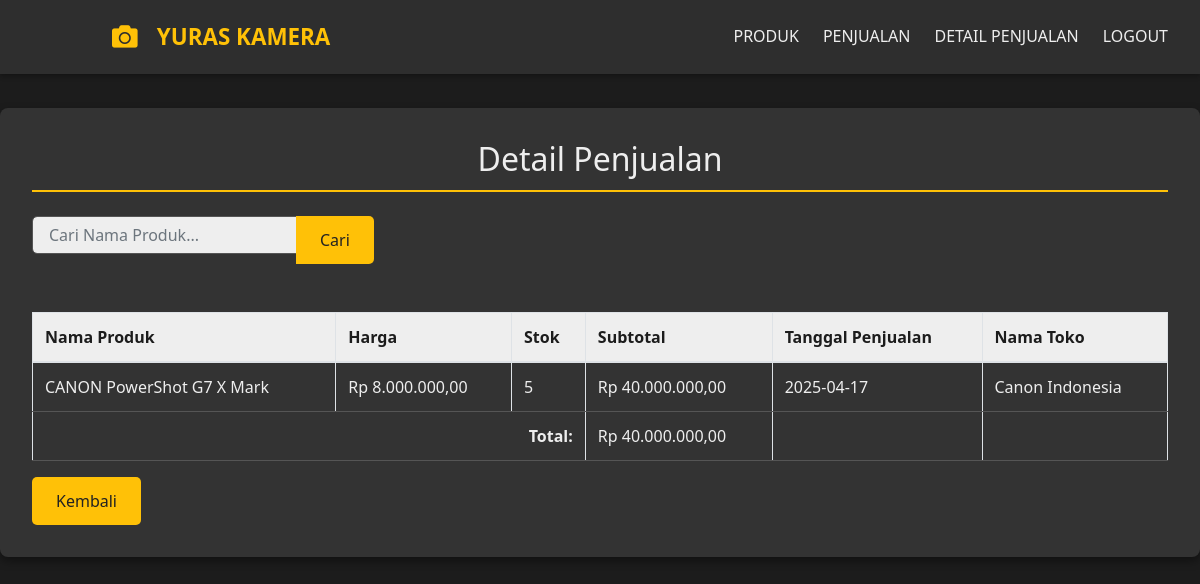
Screenshot of /detail_penjualan.php?PenjualanID=84 with the database file from the repository.
### tables this page shows
CREATE TABLE `penjualan` (
  `PenjualanID` int(11) NOT NULL,
  `TokoID` int(11) DEFAULT NULL,
  `NamaProduk` varchar(25) NOT NULL,
  `Harga` decimal(10,2) NOT NULL,
  `Stok` int(11) NOT NULL,
  `Subtotal` decimal(10,2) NOT NULL,
  `TanggalPenjualan` date NOT NULL,
  `ProdukID` int(11) NOT NULL,
  `NamaToko` varchar(25) NOT NULL
);

CREATE TABLE `produk` (
  `ProdukID` int(11) NOT NULL,
  `NamaProduk` varchar(25) DEFAULT NULL,
  `Harga` decimal(10,2) DEFAULT NULL,
  `Stok` int(11) DEFAULT NULL,
  `TanggalMasuk` date DEFAULT NULL,
  `user_id` int(11) DEFAULT NULL
);

CREATE TABLE `toko` (
  `TokoID` int(11) NOT NULL,
  `NamaToko` varchar(25) DEFAULT NULL
);

### detail_penjualan.php (the view, shortened to what this page needs)
<?php
include "koneksi.php";
$search = isset($_GET['search']) ? $_GET['search'] : '';
$PenjualanID = isset($_GET['PenjualanID']) ? $_GET['PenjualanID'] : null;
$sql = "SELECT penjualan.*, produk.NamaProduk, toko.NamaToko
            FROM penjualan
            INNER JOIN produk ON penjualan.ProdukID = produk.ProdukID
            INNER JOIN toko ON penjualan.TokoID = toko.TokoID";
if ($PenjualanID) {
    $sql .= " WHERE PenjualanID = $PenjualanID";
}
$sql .= " ORDER BY TanggalPenjualan DESC";
$query = mysqli_query($koneksi, $sql);
$result = mysqli_fetch_all($query, MYSQLI_ASSOC);
$found = !empty($result);
function formatRupiah($angka) {
    return "Rp " . number_format($angka, 2, ',', '.');
}
$totalSubtotal = 0;
foreach ($result as $row) {
    $totalSubtotal += $row['Subtotal'];
}
?>
<!DOCTYPE html>
<html lang="id">
<head>
    <link rel="stylesheet" href="https://stackpath.bootstrapcdn.com/bootstrap/4.5.2/css/bootstrap.min.css">
    <link href="https://cdnjs.cloudflare.com/ajax/libs/font-awesome/5.15.3/css/all.min.css" rel="stylesheet"/>
</head>
<body>
<header class="header">
    <a href="index.php" class="logo">
        <i class="fas fa-camera logo-icon"></i> YURAS KAMERA
    </a>
    <nav class="nav">
        <a class="nav-link" href="tampil_produk.php">PRODUK</a>
        <a class="nav-link" href="data_penjualan.php">PENJUALAN</a>
        <a class="nav-link" href="detail_penjualan.php">DETAIL PENJUALAN</a>
        <a class="nav-link" href="logout.php">LOGOUT</a>
    </nav>
</header>
<div class="container mt-5">
    <h2>Detail Penjualan</h2>
    <div class="row mb-3">
        <div class="col-md-6">
            <form method="GET" action="detail_penjualan.php" class="form-inline">
                <div class="input-group">
                    <input type="text" name="search" id="search" class="form-control" placeholder="Cari Nama Produk..." value="<?= htmlspecialchars($search) ?>">
                    <div class="input-group-append">
                        <button type="submit" class="btn btn-primary">Cari</button>
                    </div>
                </div>
            </form>
        </div>
    </div>
    <table class="table table-bordered">
        <thead>
            <tr>
                <th>Nama Produk</th>
                <th>Harga</th>
                <th>Stok</th>
                <th>Subtotal</th>
                <th>Tanggal Penjualan</th>
                <th>Nama Toko</th>
            </tr>
        </thead>
        <tbody>
            <?php if ($found): ?>
                <?php foreach ($result as $row): ?>
                    <tr>
                        <td><?= $row['NamaProduk'] ?></td>
                        <td><?= formatRupiah($row['Harga']) ?></td>
                        <td><?= $row['Stok'] ?></td>
                        <td><?= formatRupiah($row['Subtotal']) ?></td>
                        <td><?= $row['TanggalPenjualan'] ?></td>
                        <td><?= $row['NamaToko'] ?></td>
                    </tr>
                <?php endforeach; ?>
            <?php else: ?>
                <tr>
                    <td colspan="6" class="text-center">Barang yang Anda cari tidak ada.</td>
                </tr>
            <?php endif; ?>
        </tbody>
        <tfoot>
            <tr>
                <td colspan="3" class="text-right"><strong>Total:</strong></td>
                <td><?= formatRupiah($totalSubtotal) ?></td>
                <td></td>
                <td></td>
            </tr>
        </tfoot>
    </table>
    <a href="index.php" class="btn btn-secondary">Kembali</a>
</div>
</body>
</html>

### detail_penjualan.php (style rules this page uses)
body { font-family: 'Segoe UI', Tahoma, Geneva, Verdana, sans-serif; background-color: #1c1c1c; color: #eee; margin: 0; padding-top: 60px; }
.header { background-color: #2e2e2e; box-shadow: 0 2px 5px rgba(0, 0, 0, 0.3); padding: 1rem 2rem; display: flex; justify-content: space-between; align-items: center; position: fixed; top: 0; left: 0; width: 100%; z-index: 1000; }
.logo { font-size: 1.4rem; font-weight: bold; color: #ffc107; text-decoration: none; display: flex; align-items: center; }
.logo-icon { margin-left: 5rem; margin-right: 1.2rem; font-size: 1.6rem; }
.nav { display: flex; }
.nav-link { color: #eee; text-decoration: none; margin-left: 1.5rem; transition: color 0.3s ease, transform 0.2s ease-in-out; padding: 0.5rem 0; border-bottom: 2px solid transparent; }
.container { max-width: 1200px; margin: 80px auto 40px auto; padding: 2rem; border-radius: 8px; background-color: #333; box-shadow: 0 4px 10px rgba(0, 0, 0, 0.4); color: #eee; }
h2 { text-align: center; margin-bottom: 1.5rem; color: #eee; border-bottom: 2px solid #ffc107; padding-bottom: 0.7rem; }
.input-group { margin-bottom: 1.5rem; }
.form-control { border: 1px solid #555; border-radius: 5px; padding: 1rem; color: #eee; background-color: #eee; }
.btn-primary, .btn-secondary { background-color: #ffc107; border: none; color: #222; padding: 0.75rem 1.5rem; border-radius: 5px; cursor: pointer; transition: background-color 0.3s, transform 0.3s; }
.table { width: 100%; margin-top: 1.5rem; color: #eee; }
.table th, .table td { padding: 0.75rem; text-align: left; border-bottom: 1px solid #555; }
.table th { background-color: #eee; color: #1c1c1c; }
.text-right { text-align: right; }
tfoot strong { color: #eee; }

### rows the page displays
penjualan: ProdukID.NamaProduk "CANON PowerShot G7 X Mark", Harga "Rp 8.000.000,00", Stok "5", Subtotal "Rp 40.000.000,00", TanggalPenjualan "2025-04-17", TokoID.NamaToko "Canon Indonesia"

### other values shown
formatRupiah($totalSubtotal) "Rp 40.000.000,00"
